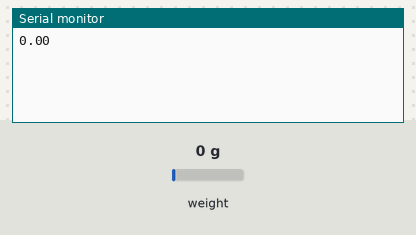
Bench run of a sketch on a simulated Arduino Uno, built with avr-gcc and run on an emulated ATmega328P. Shown: the last lines printed to the serial monitor. The inputs (shaded band) are chosen by the test bench; at power-on: weight on the scale 0 g.

Above: at 2.2 s.
2.3 s: weight on the scale set to 100 g
At 3.6 s:
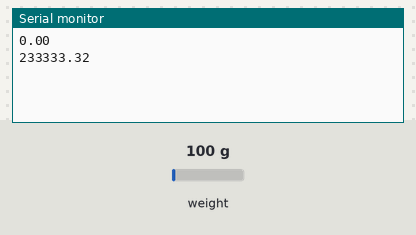
3.8 s: weight on the scale set to 1250 g
At 4.8 s:
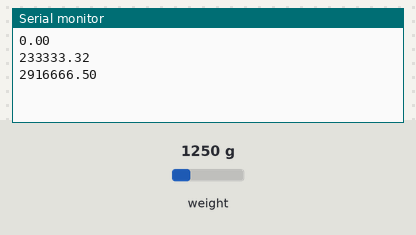
Timing chart, 0 to 6.8 s (numbered marks = the images above; inputs shaded):
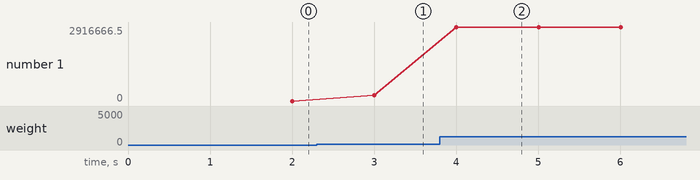

Measured:
- after the input at 2.3 s, the serial monitor: prints a new line after 0.70 s (image 1)
- after the input at 3.8 s, the serial monitor: prints a new line after 0.20 s (image 2)
- plotted number 1: 0 → 233333.32 after the input at 2.3 s, 233333.32 → 2916666.5 after the input at 3.8 s

The sketch:

scale_calibrate.ino
```cpp
#include <HX711.h>
#include <DallasTemperature.h>
#include <OneWire.h>
#include <RF24.h>
#include <RF24_config.h>
#include <nRF24L01.h>
#include <printf.h>
#include <string.h>
#include <stdio.h>

//Load sensor
#define LOAD_DOUT 6
#define LOAD_CLK 5
HX711 scale;

void setup() {

  Serial.begin(9600);
  scale.begin(LOAD_DOUT, LOAD_CLK);
  scale.set_scale();
  scale.tare();
}

void loop() {

  float current = scale.get_units(10);
  float factor = (current/0.180);

  Serial.println(factor);
}
```
